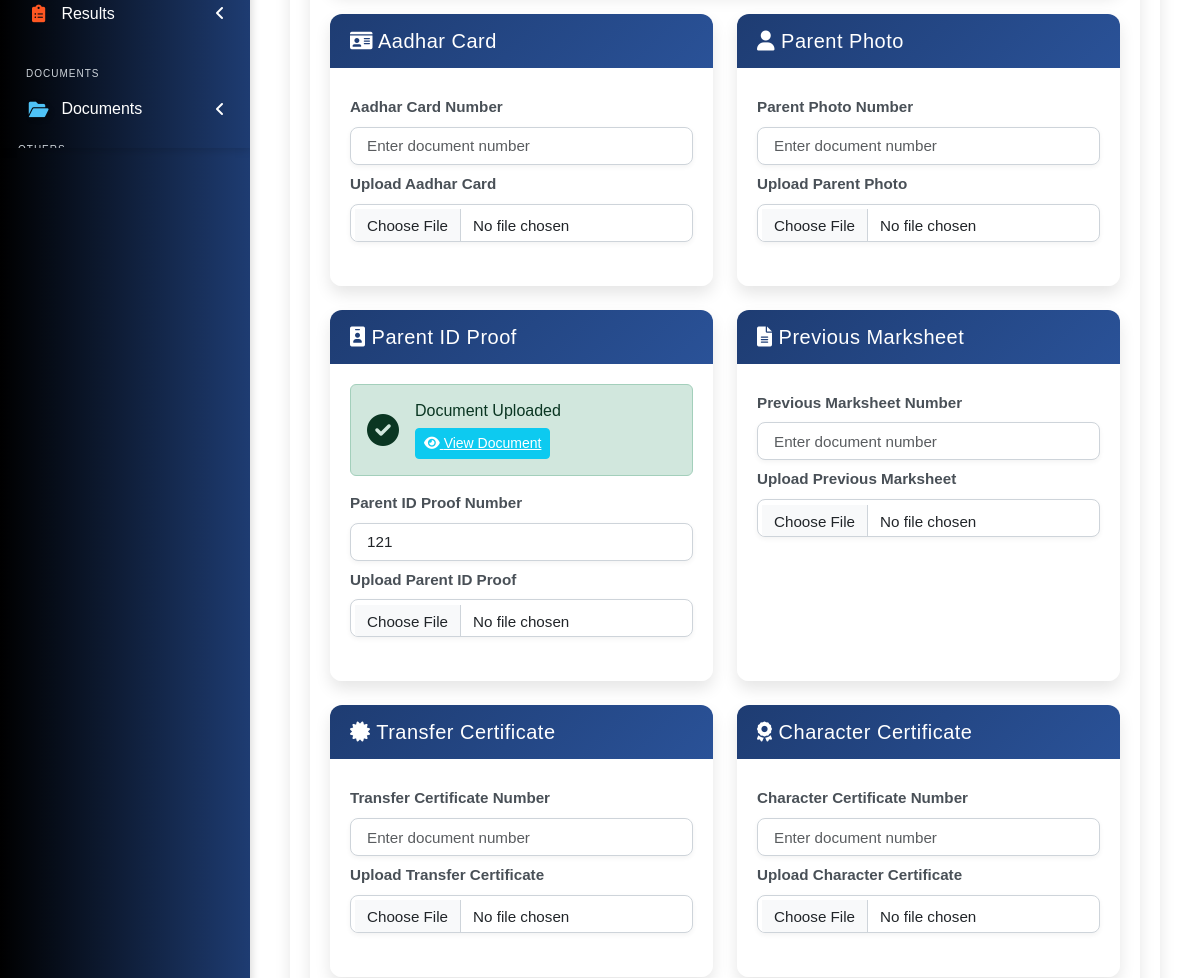
Page /student/3/upload-documents/ (signed in, middle part) on the earlier database version.
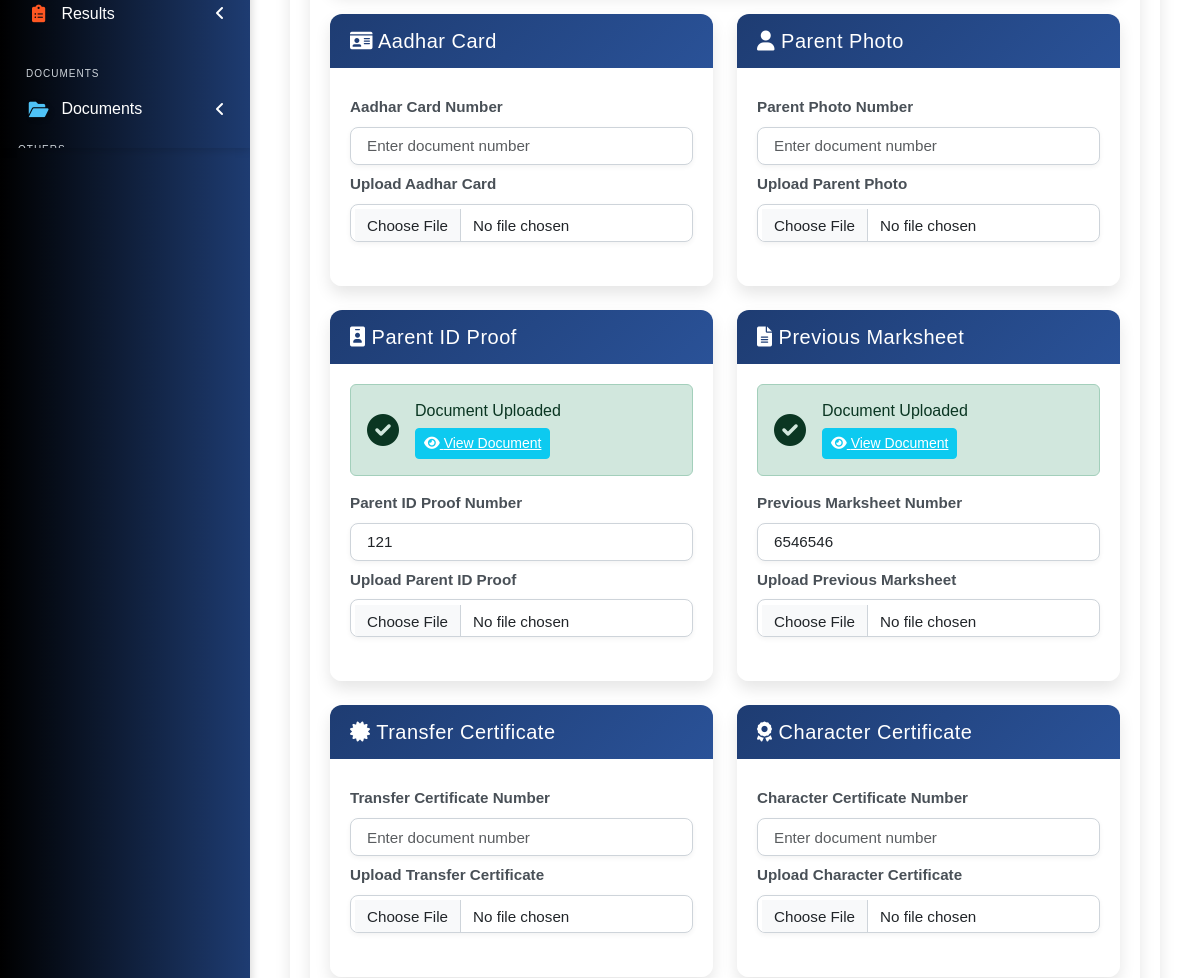
Same page on the later database version.
### apps/students/models.py (models this page shows, shortened)
class StudentDocument(models.Model):
    student = models.ForeignKey(Student, on_delete=models.CASCADE, related_name='documents')
    aadhar_card = models.FileField(upload_to="students/documents/aadhar/", blank=True, null=True)
    aadhar_card_number = models.CharField(max_length=50, blank=True)
    parent_photo = models.FileField(upload_to="students/documents/parent_photo/", blank=True, null=True)
    parent_photo_number = models.CharField(max_length=50, blank=True)
    parent_id_proof = models.FileField(upload_to="students/documents/parent_id/", blank=True, null=True)
    parent_id_proof_number = models.CharField(max_length=50, blank=True)
    previous_marksheet = models.FileField(upload_to="students/documents/marksheet/", blank=True, null=True)
    previous_marksheet_number = models.CharField(max_length=50, blank=True)
    transfer_certificate = models.FileField(upload_to="students/documents/transfer/", blank=True, null=True)
    transfer_certificate_number = models.CharField(max_length=50, blank=True)
    character_certificate = models.FileField(upload_to="students/documents/character/", blank=True, null=True)
    character_certificate_number = models.CharField(max_length=50, blank=True)
    caste_certificate = models.FileField(upload_to="students/documents/caste/", blank=True, null=True)
    caste_certificate_number = models.CharField(max_length=50, blank=True)
    medical_certificate = models.FileField(upload_to="students/documents/medical/", blank=True, null=True)
    medical_certificate_number = models.CharField(max_length=50, blank=True)
    other_document = models.FileField(upload_to="students/documents/other/", blank=True, null=True)
    other_document_number = models.CharField(max_length=50, blank=True)
    date_uploaded = models.DateTimeField(auto_now_add=True)
    last_updated = models.DateTimeField(auto_now=True)

### apps/students/views.py (the view, shortened to what this page needs)
# urls.py: path("<int:pk>/upload-documents/", upload_student_documents, name="upload-student-documents"),
@login_required
def upload_student_documents(request, pk):
    student = get_object_or_404(Student, pk=pk)
    student_doc, created = StudentDocument.objects.get_or_create(student=student)
    context = {
        'student': student,
        'documents': student_doc,
    }
    return render(request, 'students/upload_documents.html', context)

### apps/corecode/context_processors.py (called while the page is built)
def site_defaults(request):
    current_session = AcademicSession.objects.get(current=True)
    current_term = AcademicTerm.objects.get(current=True)
    vals = SiteConfig.objects.all()
    contexts = {
        "current_session": current_session.name,
        "current_term": current_term.name,
    }
    for val in vals:
        contexts[val.key] = val.value
    return contexts

def global_college_profile(request):
    try:
        profile = CollegeProfileModel.objects.first()
    except CollegeProfileModel.DoesNotExist:
        profile = None
    return {'profile': profile}

### apps/corecode/models.py (called while the page is built)
    def __str__(self):
        return self.name

### apps/students/templates/students/upload_documents.html (shortened to what the changed rows need)
{% extends 'base.html' %}
{% block content %}
<div class="card shadow-lg border-0">
  <div class="card-body">
    <form method="POST" enctype="multipart/form-data">
      <div class="row">
        <div class="col-md-6 mb-3">
          <div class="card h-100 border-0 shadow-sm">
            <div class="card-body">
              <div class="mt-2">
                <label for="parent_id_proof_number" class="form-label">Parent ID Proof Number</label>
                <input type="text" class="form-control mb-2" id="parent_id_proof_number" name="parent_id_proof_number" value="{{ documents.parent_id_proof_number }}" placeholder="Enter document number">
                <label for="parent_id_proof" class="form-label">Upload Parent ID Proof</label>
                <input type="file" class="form-control" id="parent_id_proof" name="parent_id_proof" accept=".pdf,.jpg,.jpeg,.png">
              </div>
            </div>
          </div>
        </div>
        <div class="col-md-6 mb-3">
          <div class="card h-100 border-0 shadow-sm">
            <div class="card-body">
              {% if documents.previous_marksheet %}
                <div class="alert alert-success">
                  <div class="d-flex align-items-center">
                    <i class="fas fa-check-circle fa-2x me-3"></i>
                    <div>
                      <h6 class="mb-0">Document Uploaded</h6>
                      <a href="{{ documents.previous_marksheet.url }}" class="btn btn-sm btn-info mt-2" target="_blank">
                        <i class="fas fa-eye"></i> View Document
                      </a>
                    </div>
                  </div>
                </div>
              {% endif %}
              <div class="mt-2">
                <label for="previous_marksheet_number" class="form-label">Previous Marksheet Number</label>
                <input type="text" class="form-control mb-2" id="previous_marksheet_number" name="previous_marksheet_number" value="{{ documents.previous_marksheet_number }}" placeholder="Enter document number">
                <label for="previous_marksheet" class="form-label">Upload Previous Marksheet</label>
                <input type="file" class="form-control" id="previous_marksheet" name="previous_marksheet" accept=".pdf,.jpg,.jpeg,.png">
              </div>
            </div>
          </div>
        </div>
      </div>
    </form>
  </div>
</div>
{% endblock content %}

Differences in the rows shown:
changed StudentDocument: previous_marksheet_number (not shown) → "6546546"
Other differences:
text now shown: "Document Uploaded View Document"
